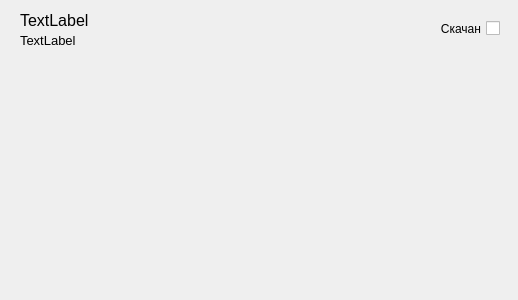
<?xml version="1.0" encoding="UTF-8"?>
<ui version="4.0">
 <class>Form</class>
 <widget class="QWidget" name="Form">
  <property name="geometry">
   <rect>
    <x>0</x>
    <y>0</y>
    <width>518</width>
    <height>300</height>
   </rect>
  </property>
  <property name="windowTitle">
   <string>Form</string>
  </property>
  <widget class="QWidget" name="widget" native="true">
   <property name="geometry">
    <rect>
     <x>10</x>
     <y>0</y>
     <width>501</width>
     <height>61</height>
    </rect>
   </property>
   <widget class="QCheckBox" name="checkBox">
    <property name="geometry">
     <rect>
      <x>420</x>
      <y>20</y>
      <width>70</width>
      <height>17</height>
     </rect>
    </property>
    <property name="layoutDirection">
     <enum>Qt::RightToLeft</enum>
    </property>
    <property name="text">
     <string>Скачан</string>
    </property>
    <property name="iconSize">
     <size>
      <width>16</width>
      <height>16</height>
     </size>
    </property>
   </widget>
   <widget class="QLabel" name="label">
    <property name="geometry">
     <rect>
      <x>10</x>
      <y>10</y>
      <width>371</width>
      <height>20</height>
     </rect>
    </property>
    <property name="font">
     <font>
      <pointsize>12</pointsize>
     </font>
    </property>
    <property name="text">
     <string>TextLabel</string>
    </property>
   </widget>
   <widget class="QLabel" name="label_2">
    <property name="geometry">
     <rect>
      <x>10</x>
      <y>30</y>
      <width>371</width>
      <height>20</height>
     </rect>
    </property>
    <property name="font">
     <font>
      <pointsize>10</pointsize>
     </font>
    </property>
    <property name="text">
     <string>TextLabel</string>
    </property>
   </widget>
  </widget>
 </widget>
 <resources/>
 <connections/>
</ui>
